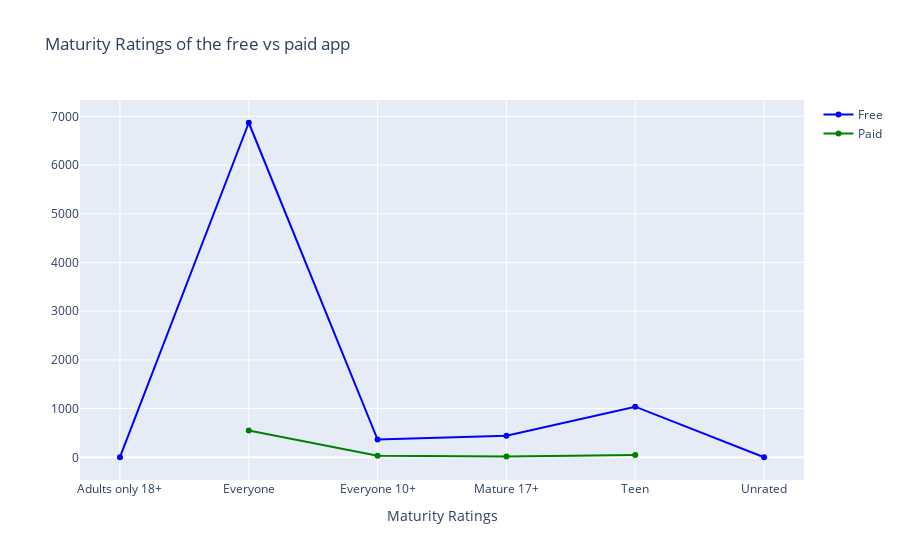

The cell this chart's notebook holds for it:
### Markdown cell above
###  Lets Check the Maturity level in the Paid Vs Free

### Code cell
free=google[google['Type']=='Free']
paid=google[google['Type']=='Paid']
col='Content Rating'
free1=free[col].value_counts().reset_index()
free1=free1.rename(columns={col:'count','index':col})
free1['percent']=free1['count'].apply(lambda x : 100*x/sum(free1['count']))
free1=free1.astype(str).sort_values(col)

paid1=paid[col].value_counts().reset_index()
paid1=paid1.rename(columns={col:'count','index':col})
paid1['percent']=paid1['count'].apply(lambda x : 100*x/sum(paid1['count']))
paid1=paid1.astype(str).sort_values(col)


trace1 = go.Scatter(x=free1[col], y=free1["count"], name="Free", marker=dict(color="blue"))
trace2 = go.Scatter(x=paid1[col], y=paid1["count"], name="Paid", marker=dict(color="green"))
y = [trace1, trace2]
layout={'title':"Maturity Ratings of the free vs paid app",'xaxis':{'title':"Maturity Ratings"}}
fig = go.Figure(data=y, layout=layout)
iplot(fig)

### Figure 1 — Plotly figure (JSON) as saved in the notebook; plotly's stock layout.template omitted (floating-point values rounded to 4 significant figures)
{"data": [{"marker": {"color": "blue"}, "name": "Free", "type": "scatter", "x": ["Adults only 18+", "Everyone", "Everyone 10+", "Mature 17+", "Teen", "Unrated"], "y": ["3", "6868", "364", "444", "1039", "1"]}, {"marker": {"color": "green"}, "name": "Paid", "type": "scatter", "x": ["Everyone", "Everyone 10+", "Mature 17+", "Teen"], "y": ["552", "33", "17", "45"]}], "layout": {"title": {"text": "Maturity Ratings of the free vs paid app"}, "xaxis": {"title": {"text": "Maturity Ratings"}}}}
